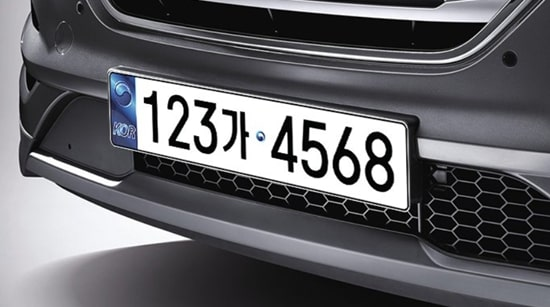
#> input picture code/car.jpg, 550 x 307 px
$ jupyter execute --allow-errors '명함인식 구현하기 - 2.ipynb'   (older library calls are emulated)
#> lines starting #> are read from the running program, lines starting #| are printed output that depends on the picture; after the words box and inside, x2 and y2 are one past the last pixel; in counts of white or black regions, pixels touching at a corner belong together
[cell 1]
import numpy as np
import cv2 as cv

[cell 2]
image = cv.imread('car.jpg')
#> image is the input picture: shape (307, 550, 3); mean B, G, R 103.9, 99.8, 99.9
orig = image.copy()   # 원본 이미지 복사

[cell 3]
# Edge Detection

r = 800.0 / image.shape[0]
#> r = 2.61
dim = (int(image.shape[1] * r), 800)
#> dim = (1433, 800)
image = cv.resize(image, dim, interpolation = cv.INTER_AREA)  # 이미지를 resize
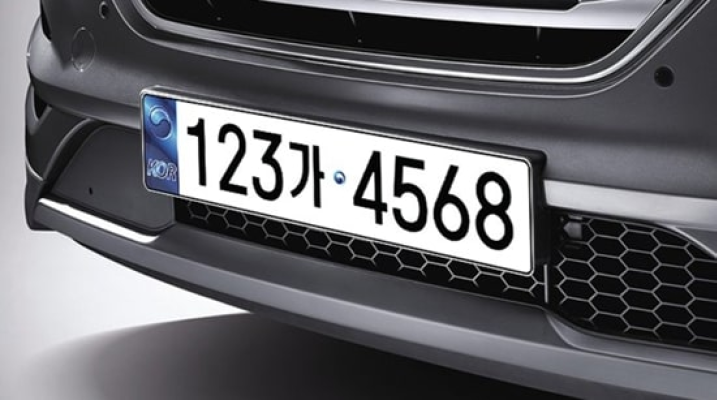
#> image: shape (800, 1433, 3) (shown at 1/2 size); mean B, G, R 103.9, 99.7, 99.9

gray = cv.cvtColor(image, cv.COLOR_BGR2GRAY)  # 이미지의 색공간을 BGR에서 Gray로 바꿈
gray = cv.GaussianBlur(gray, (3, 3), 0)   #GaussianBlur를 통해 blur 효과를 줌, 외관 검출을 더 쉽게 함
edged = cv.Canny(gray, 75, 200)  # Canny Edge Detection을 통해서 edge를 검출하게 됨
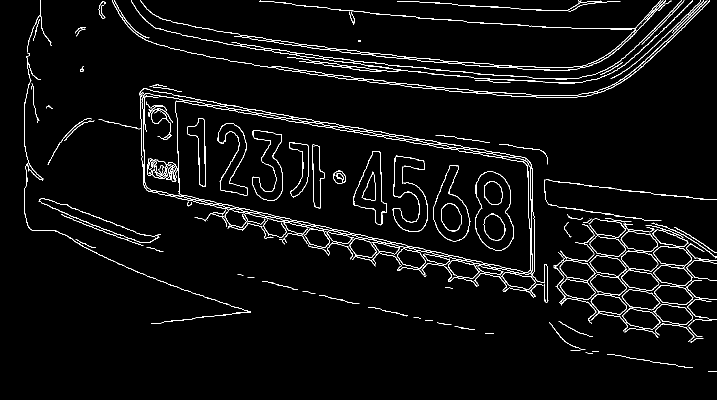
#> edged: shape (800, 1433) (shown at 1/2 size); 3.3% white in thin lines or dots, all inside (x1, y1, x2, y2) = (49, 0, 1433, 743)

print("STEP 1: Edged Detection")  # 엣지가 검출된 이미지를 출력

cv.namedWindow('Image', cv.WINDOW_NORMAL)  # 윈도우 사이즈 지정
cv.namedWindow('Edged', cv.WINDOW_NORMAL)  # 윈도우 사이즈 지정
cv.imshow('Image', image)
cv.imshow('Edged', edged)

cv.waitKey(0)
cv.destroyAllWindows()

[cell 4]
import cv2 as cv

(cnts, _) = cv.findContours(edged.copy(), cv.RETR_LIST, cv.CHAIN_APPROX_SIMPLE)
#> cnts = 831 contours, 732 with area under 20; largest, box (x1, y1, x2, y2) and area: (723, 343, 751, 402) 855, (724, 344, 751, 402) 840, (1221, 0, 1408, 157) 194, (1171, 0, 1332, 134) 179, (1177, 0, 1415, 186) 157

cnts = sorted(cnts, key = cv.contourArea, reverse = True)

screenCnt = None

for c in cnts:
    for i in range(1, 10000):
        peri = cv.arcLength(c, True)
        approx = cv.approxPolyDP(c, (0.00001 * i) * peri, True)

    if len(approx) == 4:
        screenCnt = approx
        break
#> this loop made 13 passes
#> screenCnt on pass 13: [[1084, 54], [1271, 60], [1147, 133], [1271, 57]]

print("STEP 2: Find Contours of Paper")
cv.drawContours(image, [screenCnt], -1, (0, 255, 0), 2)
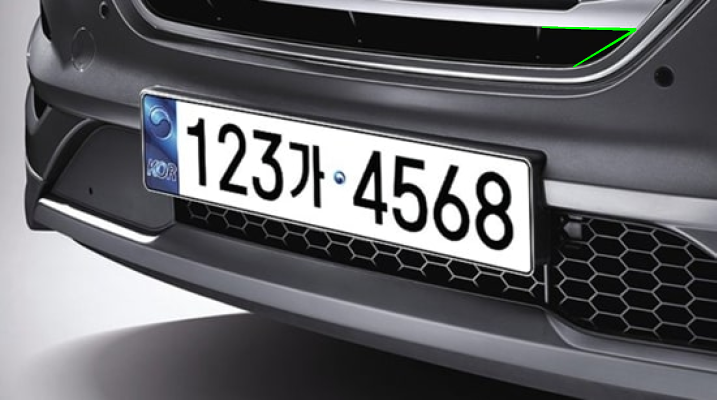
#> image: shape (800, 1433, 3) (shown at 1/2 size); 0.13% of pixels changed, all inside (x1, y1, x2, y2) = (1083, 53, 1273, 135)
cv.imshow("Outline", image)

cv.waitKey(0)
cv.destroyAllWindows()

[cell 5]
import cv2 as cv

(cnts, _) = cv.findContours(edged.copy(), cv.RETR_LIST, cv.CHAIN_APPROX_SIMPLE)

cnts = sorted(cnts, key = cv.contourArea, reverse = True)[:5]
#> cnts = 5 contours; box (x1, y1, x2, y2) and area: (723, 343, 751, 402) 855, (724, 344, 751, 402) 840, (1221, 0, 1408, 157) 194, (1171, 0, 1332, 134) 179, (1177, 0, 1415, 186) 157


for c in cnts:
    peri = cv.arcLength(c, True)
    approx = cv.approxPolyDP(c, peri, True)

    if len(approx) == 4:
        screenCnt = approx
        break

    if screenCnt is None:
        detected = 0
        print ("No plate detected")
    else:
        detected = 1
#> this loop made 5 passes
#> (peri, approx) on passes 1 to 5: (158.4, [[745, 343]]), (147.8, [[746, 344]]), (707.4, [[1407, 0]]), (736.9, [[1331, 0]]), (647.2, [[1414, 0]])

[cell 6]
def order_points(pts):
    rect = np.zeros((4, 2), dtype = "float32")

    s = pts.sum(axis = 1)
#> s = [436.7, 510.8, 491.2, 509.6]
    rect[0] = pts[np.argmin(s)]
    rect[2] = pts[np.argmax(s)]

    diff = np.diff(pts, axis = 1)
#> diff = [-395.3, -464.7, -389.1, -465.9]
    rect[1] = pts[np.argmin(diff)]
    rect[3] = pts[np.argmax(diff)]

    return rect

[cell 7]
rect = order_points(screenCnt.reshape(4, 2) / r)
#> rect = [[416, 20.72], [487.7, 21.87], [487.7, 23.02], [440.2, 51.04]]

(topLeft, topRight, bottomRight, bottomLeft) = rect
#> topLeft = [416, 20.72]; topRight = [487.7, 21.87]; bottomRight = [487.7, 23.02]; bottomLeft = [440.2, 51.04]

w1 = abs(bottomRight[0] - bottomLeft[0])
#> w1 = 47.58
w2 = abs(topRight[0] - topLeft[0])
#> w2 = 71.76
h1 = abs(topRight[0] - bottomRight[1])
#> h1 = 464.7
h2 = abs(topLeft[1] - bottomLeft[1])
#> h2 = 30.32

maxWidth = max([w1, w2])
#> maxWidth = 71.76
maxHeight = max([h1, h2])
#> maxHeight = 464.7

dst = np.float32([[0, 0], [maxWidth-1, 0], [maxWidth-1, maxHeight-1], [0, maxHeight-1]])
#> dst = [[0, 0], [70.76, 0], [70.76, 463.7], [0, 463.7]]

M = cv.getPerspectiveTransform(rect, dst)
#> M = [[0.00388, -0.00309, -1.55], [-0.0248, 1.54, -21.7], [-0.00204, -4.37e-05, 1]]

#> (the rest of this cell did not finish here and is left out)
